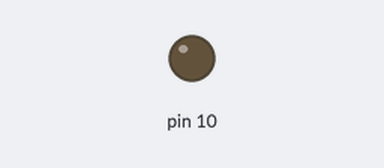
Bench run of a sketch on a simulated Arduino Uno, built with avr-gcc and run on an emulated ATmega328P. Parts: output pins drawn as LEDs (lit = HIGH).

Above: at 0.05 s.
At 0.65 s:
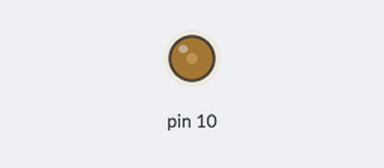
At 1.3 s:
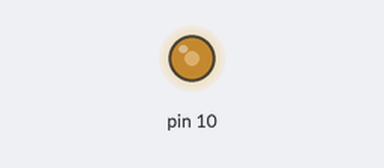
At 2.6 s:
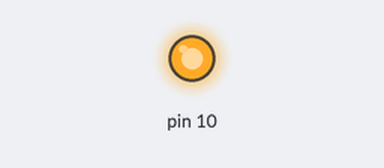
Timing chart, 0 to 6.0 s (numbered marks = the images above):
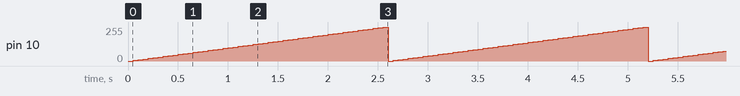

Measured:
- by itself, pin 10: ramps from 0/255 to 255/255 and jumps back, once every 2.6 s

The sketch:

LED_10_change.ino
```cpp
void setup(){
  pinMode(10, OUTPUT);
}

void loop(){
  for (int i = 0; i <= 255; i = i + (5)) {
    analogWrite(10,i);
    delay(50);
  }

}
```
